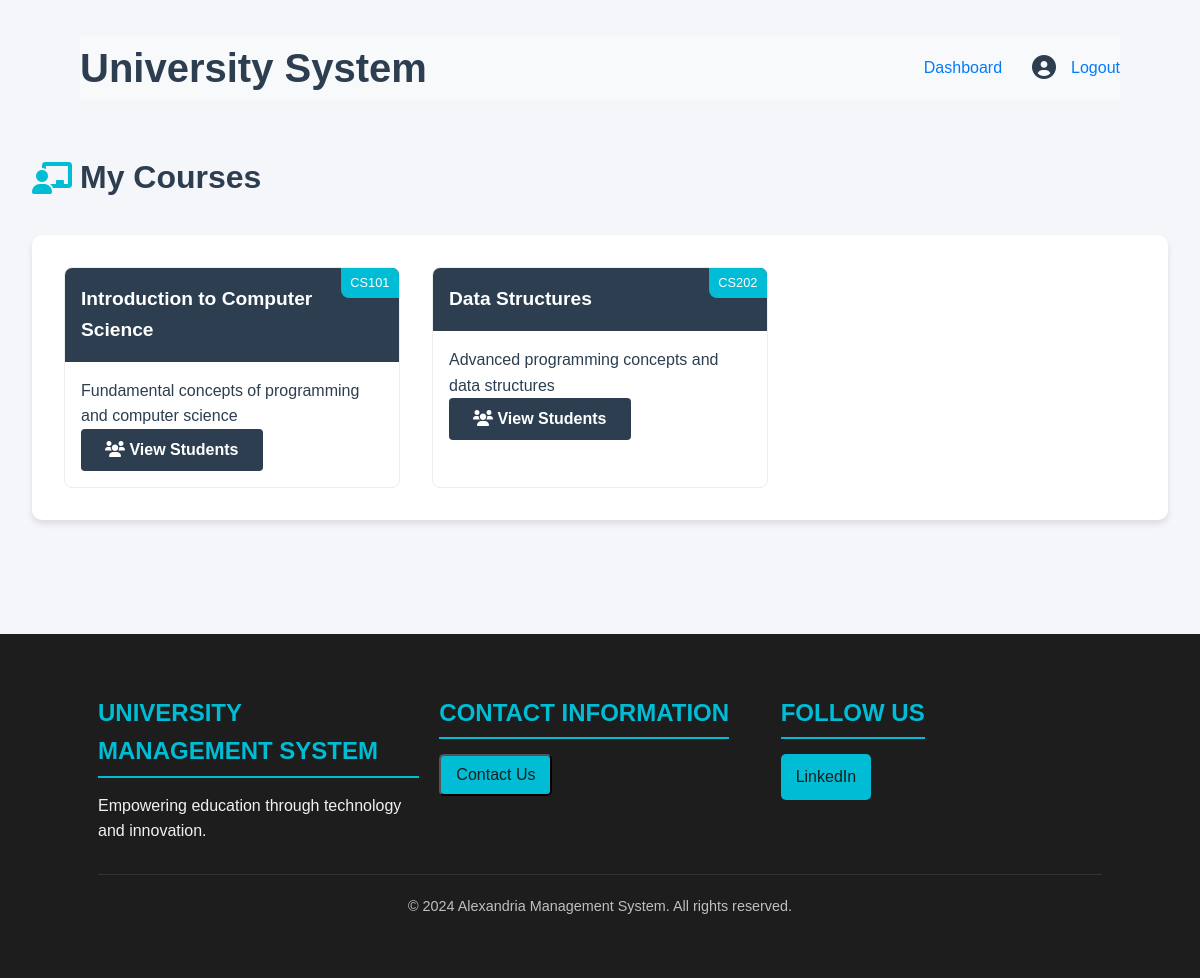
/professor/dashboard.php (signed in), run on the app's committed database.
### tables this page shows
CREATE TABLE IF NOT EXISTS courses (
    id INT AUTO_INCREMENT PRIMARY KEY,
    course_code VARCHAR(20) NOT NULL UNIQUE,
    title VARCHAR(100) NOT NULL,
    description TEXT,
    credits INT NOT NULL,
    professor_id INT,
    FOREIGN KEY (professor_id) REFERENCES users(id),
    created_at TIMESTAMP DEFAULT CURRENT_TIMESTAMP,
    updated_at TIMESTAMP DEFAULT CURRENT_TIMESTAMP ON UPDATE CURRENT_TIMESTAMP
);

### professor/dashboard.php (the view, shortened to what this page needs)
<?php
require_once '../config/database.php';
$stmt = $pdo->prepare("
    SELECT id, course_code, title, description
    FROM courses
    WHERE professor_id = ?
");
$stmt->execute([$_SESSION['user_id']]);
$courses = $stmt->fetchAll(PDO::FETCH_ASSOC);
?>
<!DOCTYPE html>
<html lang="en">
<head>
    <link rel="stylesheet" href="../css/style.css">
    <link rel="stylesheet" href="../css/dashboard.css">
    <link rel="stylesheet" href="https://cdnjs.cloudflare.com/ajax/libs/font-awesome/6.0.0/css/all.min.css">
</head>
<body>
    <?php include_once '../includes/header.php'; ?>
    <div class="dashboard-container">
        <div class="dashboard-header">
            <h1><i class="fas fa-chalkboard-teacher"></i> My Courses</h1>
        </div>
        <div class="courses-section">
            <div class="course-grid">
                <?php foreach ($courses as $course): ?>
                    <div class="course-card">
                        <div class="course-header">
                            <h3><?php echo htmlspecialchars($course['title']); ?></h3>
                            <span class="course-code"><?php echo htmlspecialchars($course['course_code']); ?></span>
                        </div>
                        <div class="course-content">
                            <p><?php echo htmlspecialchars($course['description']); ?></p>
                            <button class="btn btn-primary view-students-btn"
                                    data-course-id="<?php echo $course['id']; ?>">
                                <i class="fas fa-users"></i> View Students
                            </button>
                        </div>
                    </div>
                <?php endforeach; ?>
            </div>
        </div>
    </div>
    <?php include_once '../includes/footer.php'; ?>
</body>
</html>

### css/style.css (style rules this page uses)
:root { --primary-color: #2c3e50; --secondary-color: #00bcd4; --success-color: #2ecc71; --danger-color: #e74c3c; --warning-color: #f1c40f; --background-color: #f5f6fa; --text-color: #2c3e50; }
* { margin: 0; padding: 0; box-sizing: border-box; }
body { font-family: 'Arial', sans-serif; line-height: 1.6; background-color: var(--background-color); color: var(--text-color); }
.btn { display: inline-block; padding: 12px 24px; border: none; border-radius: 4px; cursor: pointer; font-size: 16px; font-weight: bold; text-decoration: none; text-align: center; transition: background-color 0.3s, transform 0.1s; }
.btn-primary { background-color: var(--primary-color); color: white; }

### css/dashboard.css (style rules this page uses)
.dashboard-container { padding: 2rem; max-width: 1400px; margin: 0 auto; }
.dashboard-header { display: flex; justify-content: space-between; align-items: center; margin-bottom: 2rem; animation: slideDown 0.5s ease-out; }
.dashboard-header h1 { color: var(--primary-color); display: flex; align-items: center; gap: 0.5rem; }
.dashboard-header h1 i { color: var(--secondary-color); }
.courses-section { background: white; border-radius: 10px; padding: 2rem; margin-bottom: 2rem; box-shadow: 0 4px 6px rgba(0, 0, 0, 0.1); animation: fadeIn 0.5s ease-out; }
.course-grid { display: grid; grid-template-columns: repeat(auto-fill, minmax(300px, 1fr)); gap: 2rem; }
.course-card { background: white; border-radius: 8px; overflow: hidden; transition: transform 0.3s ease, box-shadow 0.3s ease; border: 1px solid #eee; animation: scaleIn 0.5s ease-out; }
.course-header { background: var(--primary-color); color: white; padding: 1rem; position: relative; }
.course-header h3 { margin: 0; font-size: 1.2rem; }
.course-code { position: absolute; top: 0; right: 0; background: var(--secondary-color); padding: 0.3rem 0.6rem; font-size: 0.8rem; border-bottom-left-radius: 8px; }
.course-content { padding: 1rem; }

### data on the page
courses: title "Introduction to Computer Science", course_code "CS101", description "Fundamental concepts of programming and computer science"
courses: title "Data Structures", course_code "CS202", description "Advanced programming concepts and data structures"
